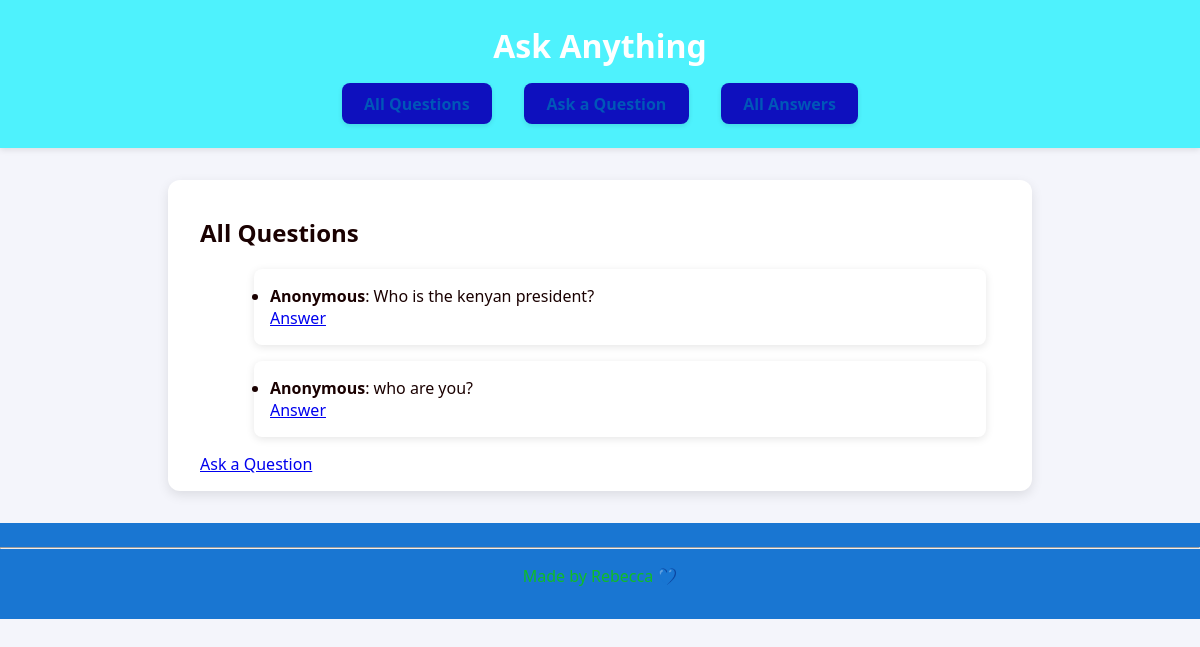
The page /question/ on the database as committed earlier.
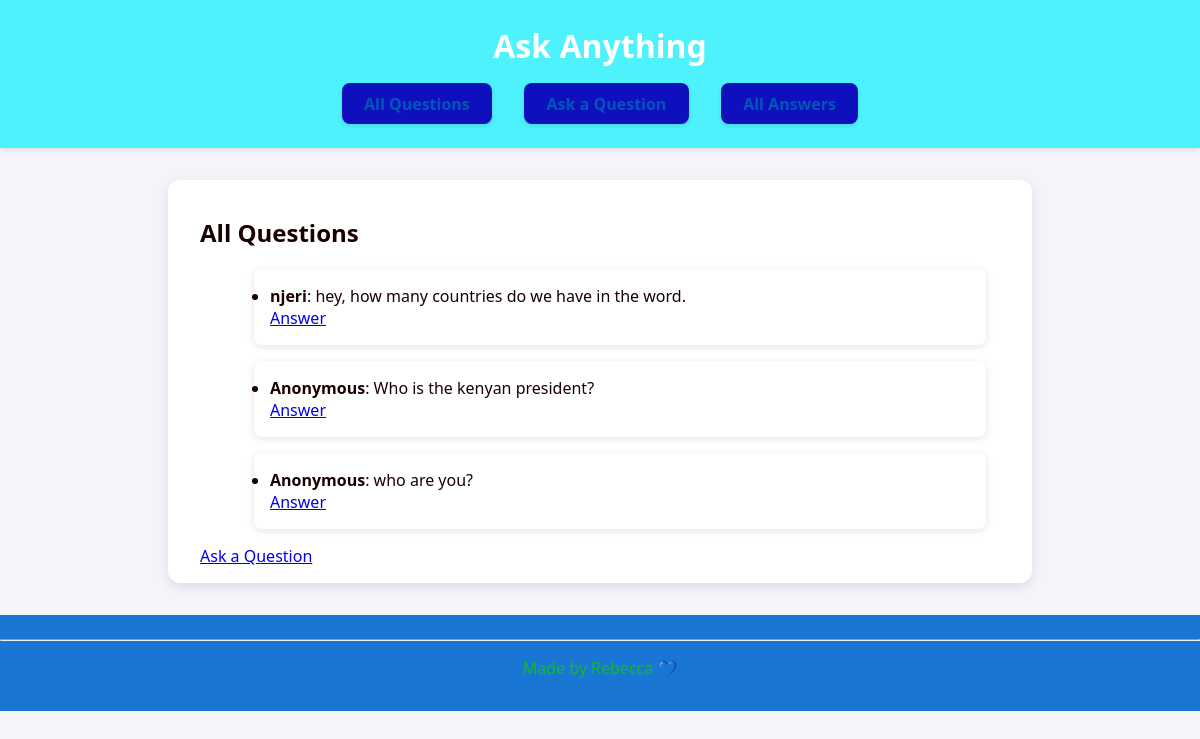
The same page on the database as committed later.
### question/models.py (models this page shows, shortened)
class Question(models.Model):
    content = models.TextField()
    author = models.CharField(max_length=100, default="Anonymous")
    created_at = models.DateTimeField(auto_now_add=True)

### question/views.py (the view)
# urls.py: path('', views.question_list, name='question-list'),
def question_list(request):
    questions = Question.objects.order_by('-created_at')
    return render(request, 'question/list.html', {'questions': questions})

### question/templates/question/list.html
{% extends 'base.html' %}
{% block content %}
<h2>All Questions</h2>
<ul>
  {% for q in questions %}
   <div class="card">
    <li>
      <strong>{{ q.author }}</strong>: {{ q.content }} <br>
      <a href="/answer/{{ q.id }}/">Answer</a>
    </li>
    </div>
  {% empty %}
    <li>No questions yet.</li>
  {% endfor %}
</ul>
<a href="/question/ask/">Ask a Question</a>
{% endblock %}

### templates/base.html (shortened to what this page needs)
{% load static %}
<!DOCTYPE html>
<html lang="en">
<head>
    <link rel="stylesheet" href="{% static 'css/styles.css' %}">
</head>
<body>
    <header>
        <h1>Ask Anything</h1>
        <nav>
            <a href="/question/">All Questions</a>
            <a href="/question/ask/">Ask a Question</a>
            <a href="/answer/">All Answers</a>
        </nav>
    </header>
    <main>
        {% block content %}
        {% endblock %}
    </main>
    <footer>
        <hr>
        <p>Made by Rebecca 💙</p>
    </footer>
</body>
</html>

### static/css/styles.css (style rules this page uses)
body { font-family: 'Segoe UI', sans-serif; background: #f4f5fb; color: #1a0101; margin: 0; padding: 0; }
header { background-color: hsl(184, 98%, 65%); color: white; padding: 1.5em 2em; text-align: center; box-shadow: 0 2px 6px rgba(0,0,0,0.1); }
header h1 { margin: 0; font-size: 2rem; }
nav { margin-top: 1em; display: flex; justify-content: center; gap: 1em; }
nav a { display: inline-block; background-color: #0e10be; color: #0057b8; padding: 0.6em 1.4em; margin: 0 0.5em; text-decoration: none; border-radius: 8px; font-weight: bold; border: none; box-shadow: 0 2px 5px rgba(0, 0, 0, 0.1); transition: background 0.3s; }
main { max-width: 800px; margin: 2em auto; padding: 1em 2em; background: rgb(255, 255, 255); border-radius: 12px; box-shadow: 0 4px 12px rgba(0,0,0,0.1); }
footer { text-align: center; color: #0fbd26; background: #1976d2; margin-top: 2em; padding: 1em 0; }
.card { background: white; padding: 1em; border-radius: 8px; margin: 1em auto; max-width: 700px; box-shadow: 0 2px 8px rgba(0, 0, 0, 0.1); }

Rows that differ between the two databases and show on the page:
added Question: author "njeri", content "hey, how many countries do we have in the word."
